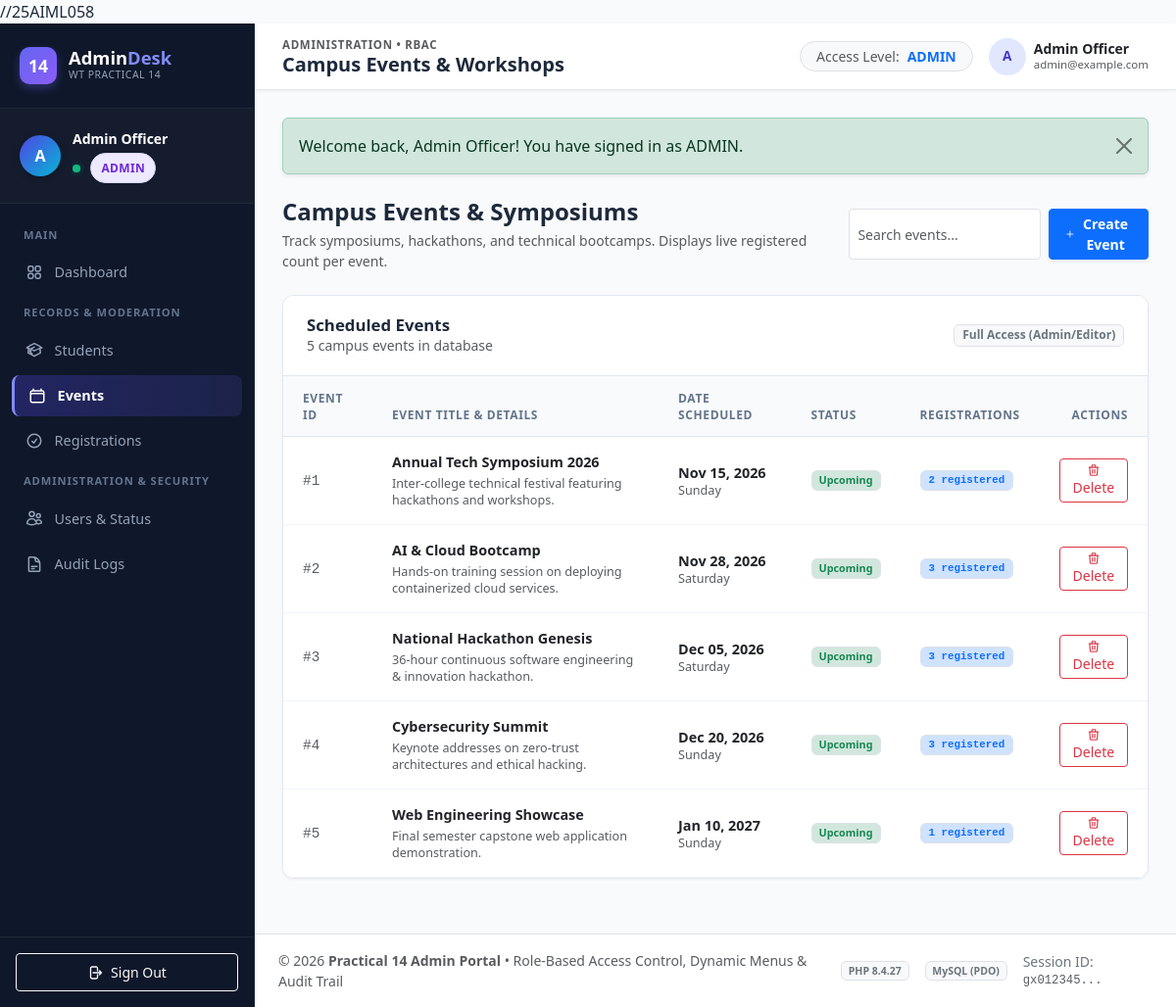
/admin/events.php (signed in), run on the app's committed database.
### tables this page shows
CREATE TABLE `events` (
    `id` INT UNSIGNED AUTO_INCREMENT PRIMARY KEY,
    `title` VARCHAR(150) NOT NULL,
    `description` TEXT NULL,
    `event_date` DATE NOT NULL,
    `created_at` TIMESTAMP NOT NULL DEFAULT CURRENT_TIMESTAMP,
    INDEX `idx_events_date` (`event_date`)
);

### includes/auth.php (called while the page is built, shortened)
<?php
function current_user(): ?array {
    return $_SESSION['user'] ?? null;
}
function e($value): string {
    return htmlspecialchars((string)($value ?? ''), ENT_QUOTES, 'UTF-8');
}

### admin/events.php (the view, shortened to what this page needs)
<?php
require_once __DIR__ . '/../includes/auth.php';
$currentUser = current_user();
$canManage = in_array($currentUser['role'], ['admin', 'editor'], true);
$stmt = $pdo->query(
    'SELECT e.id, e.title, e.description, e.event_date, e.created_at,
            (SELECT COUNT(*) FROM registrations r WHERE r.event_id = e.id) AS reg_count
     FROM events e
     ORDER BY e.event_date ASC'
);
$events = $stmt->fetchAll();
require __DIR__ . '/../includes/header.php';
?>
<div class="d-flex flex-column flex-md-row justify-content-between align-items-md-center gap-3 mb-4">
    <div>
        <h2 class="h4 fw-bold mb-1">Campus Events &amp; Symposiums</h2>
        <p class="text-muted small mb-0">
            Track symposiums, hackathons, and technical bootcamps. Displays live registered count per event.
        </p>
    </div>
    <div class="d-flex gap-2">
        <input type="text" class="form-control form-control-sm" placeholder="Search events..." data-table-search="eventsTable" style="max-width: 200px;">
        <?php if ($canManage): ?>
            <button class="btn btn-primary btn-sm fw-semibold d-flex align-items-center gap-1 shadow-sm px-3" data-bs-toggle="modal" data-bs-target="#addEventModal">
                <svg xmlns="http://www.w3.org/2000/svg" style="width: 16px; height: 16px;" fill="none" viewBox="0 0 24 24" stroke="currentColor">
                    <path stroke-linecap="round" stroke-linejoin="round" stroke-width="2" d="M12 4.5v15m7.5-7.5h-15" />
                </svg>
                <span>Create Event</span>
            </button>
        <?php endif; ?>
    </div>
</div>
<div class="content-panel">
    <div class="panel-header">
        <div>
            <h2>Scheduled Events</h2>
            <span class="text-muted small"><?= count($events) ?> campus events in database</span>
        </div>
        <span class="badge bg-light text-secondary border">
            <?= $canManage ? 'Full Access (Admin/Editor)' : 'Read-Only (Viewer)' ?>
        </span>
    </div>
    <div class="table-responsive">
        <table id="eventsTable" class="table table-modern align-middle">
            <thead>
                <tr>
                    <th>Event ID</th>
                    <th>Event Title &amp; Details</th>
                    <th>Date Scheduled</th>
                    <th>Status</th>
                    <th>Registrations</th>
                    <?php if ($canManage): ?>
                        <th class="text-end">Actions</th>
                    <?php endif; ?>
                </tr>
            </thead>
            <tbody>
                <?php foreach ($events as $ev): ?>
                    <?php
                    $isUpcoming = strtotime($ev['event_date']) >= strtotime(date('Y-m-d'));
                    ?>
                    <tr>
                        <td class="font-monospace text-muted small">#<?= (int)$ev['id'] ?></td>
                        <td>
                            <div class="fw-bold text-dark mb-1"><?= e($ev['title']) ?></div>
                            <div class="text-muted small" style="max-width: 380px;"><?= e($ev['description'] ?: 'No description provided.') ?></div>
                        </td>
                        <td>
                            <div class="fw-semibold text-dark"><?= date('M d, Y', strtotime($ev['event_date'])) ?></div>
                            <div class="text-muted small"><?= date('l', strtotime($ev['event_date'])) ?></div>
                        </td>
                        <td>
                            <?php if ($isUpcoming): ?>
                                <span class="badge bg-success-subtle text-success border">Upcoming</span>
                            <?php else: ?>
                                <span class="badge bg-secondary-subtle text-secondary border">Completed</span>
                            <?php endif; ?>
                        </td>
                        <td>
                            <span class="badge bg-primary-subtle text-primary border font-monospace px-2 py-1">
                                <?= (int)$ev['reg_count'] ?> registered
                            </span>
                        </td>
                        <?php if ($canManage): ?>
                            <td class="text-end">
                                <form method="post" action="events.php" class="d-inline" onsubmit="return confirm('Delete event <?= e($ev['title']) ?>? All associated registrations will also be removed.');">
                                    <button type="submit" class="btn btn-outline-danger btn-sm py-1 px-2" title="Delete Event">
                                        Delete
                                    </button>
                                </form>
                            </td>
                        <?php endif; ?>
                    </tr>
                <?php endforeach; ?>
            </tbody>
        </table>
    </div>
</div>
<?php require __DIR__ . '/../includes/footer.php'; ?>

### assets/css/style.css (style rules this page uses)
:root { --primary: #4f46e5; --primary-hover: #4338ca; --primary-light: #eef2ff; --secondary: #64748b; --success: #10b981; --success-light: #ecfdf5; --warning: #f59e0b; --warning-light: #fffbeb; --danger: #ef4444; --danger-light: #fef2f2; --sidebar-bg: #0f172a; --sidebar-text: #94a3b8; --sidebar-active: #ffffff; --sidebar-active-bg: rgba(99, 102, 241, 0.2); --body-bg: #f8fafc; --card-bg: #ffffff; --border-color: #e2e8f0; --text-primary: #1e293b; --text-secondary: #64748b; --radius-sm: 8px; --radius-md: 12px; --radius-lg: 16px; --shadow-sm: 0 1px 3px rgba(0,0,0,0.05); --shadow-md: 0 4px 6px -1px rgba(0,0,0,0.07), 0 2px 4px -2px rgba(0,0,0,0.05); --shadow-lg: 0 10px 15px -3px rgba(0,0,0,0.08), 0 4px 6px -4px rgba(0,0,0,0.04); }
body { background-color: var(--body-bg); color: var(--text-primary); font-family: system-ui, -apple-system, "Segoe UI", Roboto, "Helvetica Neue", Arial, sans-serif; min-height: 100vh; margin: 0; }
.sidebar-nav svg { width: 18px; height: 18px; flex-shrink: 0; stroke-width: 2; }
.content-panel { background: #ffffff; border: 1px solid var(--border-color); border-radius: var(--radius-md); box-shadow: var(--shadow-sm); margin-bottom: 1.75rem; overflow: hidden; }
.panel-header { padding: 1.25rem 1.5rem; border-bottom: 1px solid var(--border-color); display: flex; align-items: center; justify-content: space-between; background: #ffffff; }
.panel-header h2 { font-size: 1.05rem; font-weight: 700; margin: 0; color: var(--text-primary); }
.table-modern { margin-bottom: 0; width: 100%; }
.table-modern th { background: #f8fafc; color: #64748b; font-size: 0.75rem; font-weight: 700; text-transform: uppercase; letter-spacing: 0.05em; padding: 0.85rem 1.25rem; border-bottom: 1px solid var(--border-color); }
.table-modern td { padding: 1rem 1.25rem; vertical-align: middle; border-bottom: 1px solid #f1f5f9; color: var(--text-primary); font-size: 0.9rem; }

### data on the page
events: id "1", title "Annual Tech Symposium 2026", description "Inter-college technical festival featuring hackathons and workshops.", event_date "Nov 15, 2026", event_date "Sunday", shows "Upcoming", reg_count "2"
events: id "2", title "AI & Cloud Bootcamp", description "Hands-on training session on deploying containerized cloud services.", event_date "Nov 28, 2026", event_date "Saturday", shows "Upcoming", reg_count "3"
events: id "3", title "National Hackathon Genesis", description "36-hour continuous software engineering & innovation hackathon.", event_date "Dec 05, 2026", event_date "Saturday", shows "Upcoming", reg_count "3"
events: id "4", title "Cybersecurity Summit", description "Keynote addresses on zero-trust architectures and ethical hacking.", event_date "Dec 20, 2026", event_date "Sunday", shows "Upcoming", reg_count "3"
events: id "5", title "Web Engineering Showcase", description "Final semester capstone web application demonstration.", event_date "Jan 10, 2027", event_date "Sunday", shows "Upcoming", reg_count "1"

### other printed values
substr($user['name'] ?? 'U', 0, 1) "A"
$user['name'] "Admin Officer"
$userRole "ADMIN"
$section['section'] "MAIN"
$item['title'] "Dashboard"
$section['section'] "RECORDS & MODERATION"
$item['title'] "Students"
$item['title'] "Events"
$item['title'] "Registrations"
$section['section'] "ADMINISTRATION & SECURITY"
$item['title'] "Users & Status"
$item['title'] "Audit Logs"
$pageTitle "Campus Events & Workshops"
$user['email'] "admin@example.com"
$flash['message'] "Welcome back, Admin Officer! You have signed in as ADMIN."
